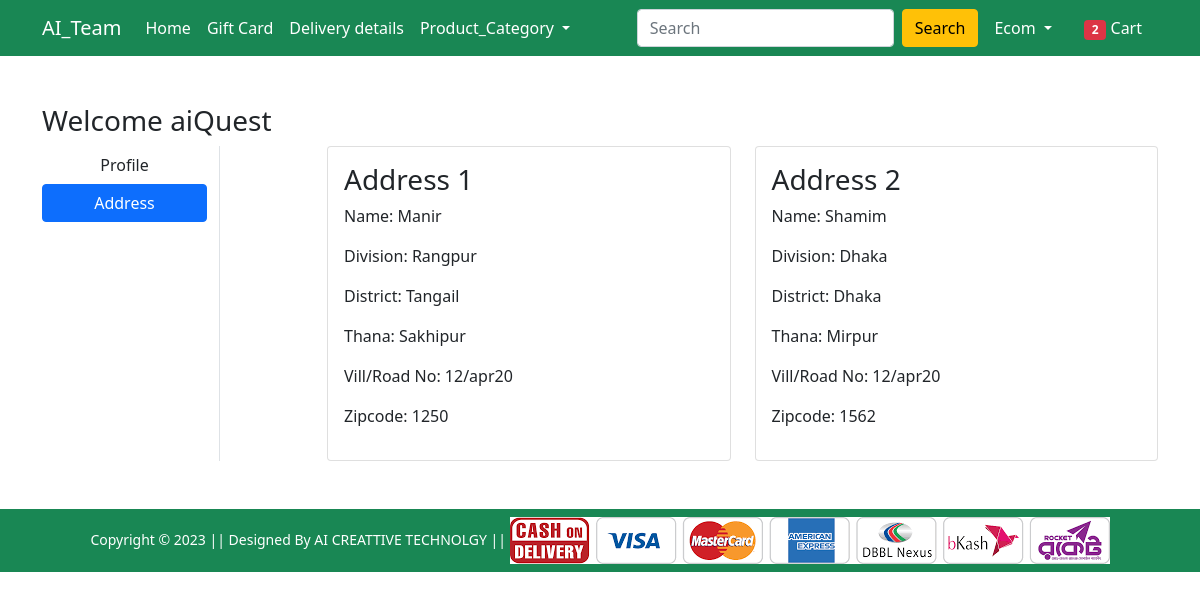
The page /address/ (signed in) on the database its author committed.
### Shop/models.py (models this page shows, shortened)
class Customer(models.Model):
    user = models.ForeignKey(User, on_delete=models.CASCADE)
    name = models.CharField(max_length=200)
    division = models.CharField(choices=DIVISION_CHOICES, max_length=50)
    district = models.CharField(max_length=200)
    thana = models.CharField(max_length=50)
    villorroad = models.CharField(max_length=50)
    zipcode = models.IntegerField()

### Shop/views.py (the view)
# urls.py: path('address/', views.address, name='address'),
@login_required
def address(request):
    totalitem = 0
    add = Customer.objects.filter(user=request.user)
    if request.user.is_authenticated:
        totalitem = len(Cart.objects.filter(user=request.user))
    return render(request, 'Shop/address.html', {'add':add, 'active':'btn-primary','totalitem':totalitem})

### Shop/templates/Shop/address.html (shortened to what this page needs)
{% extends 'Shop/base.html' %}
{% load static %}
{% block main-content %}
<div class="container my-5">
    <div class="row">
        <h3>Welcome aiQuest</h3>
        <div class="col-sm-2 border-end">
            <ul class="list-unstyled">
                <li class="d-grid"><a href="{% url 'profile' %}" class="btn">Profile</a></li>
                <li class="d-grid"><a href="{% url 'address' %}" class="btn {{active}}">Address</a></li>
            </ul>
        </div>
        <div class="col-sm-9 offset-sm-1">
            <div class="row">
                {% for ad in add %}
                <div class="col-sm-6">
                    <div class="card">
                        <div class="card-body">
                            <h3>Address {{forloop.counter}}</h3>
                            <p>Name: {{ad.name}}</p>
                            <p>Division: {{ad.division}}</p>
                            <p>District: {{ad.district}}</p>
                            <p>Thana: {{ad.thana}}</p>
                            <p>Vill/Road No: {{ad.villorroad}}</p>
                            <p>Zipcode: {{ad.zipcode}}</p>
                        </div>
                    </div>
                </div>
                {% endfor %}
            </div>
        </div>
    </div>
</div>
{% endblock main-content %}

### Shop/templates/Shop/base.html (shortened to what this page needs)
<!doctype html>
{% load static %}
<html lang="en">
<head>
    <link href="https://cdn.jsdelivr.net/npm/bootstrap@5.0.0-beta1/dist/css/bootstrap.min.css" rel="stylesheet"
>
    <link rel="stylesheet" href="{% static 'Shop/css/owl.carousel.min.css' %}">
    <link rel="stylesheet" href="{% static 'Shop/css/all.min.css' %}">
    <link rel="stylesheet" href="{% static 'Shop/css/style.css' %}">
</head>
<body>
    <nav class="navbar navbar-expand-lg navbar-dark bg-success">
        <div class="container">
            <a class="navbar-brand" href="/">AI_Team</a>
            <div class="collapse navbar-collapse" id="navbarSupportedContent">
                <ul class="navbar-nav me-auto mb-2 mb-lg-0">
                    <li class="nav-item">
                        <a class="nav-link active" aria-current="page" href="/">Home</a>
                    </li>
                    <li class="nav-item">
                        <a class="nav-link active" aria-current="page" href="#">Gift Card</a>
                    </li>
                    <li class="nav-item">
                        <a class="nav-link active" aria-current="page" href="#">Delivery details</a>
                    </li>
                    <li class="nav-item dropdown">
                        <a class="nav-link dropdown-toggle text-white" href="#" id="electronicsDropdown" role="button"
                            data-bs-toggle="dropdown" aria-expanded="false">
                            Product_Category
                        </a>
                    </li>
                </ul>
                <form class="d-flex">
                    <input class="form-control me-2" type="search" placeholder="Search" aria-label="Search">
                    <button class="btn btn-warning" type="submit">Search</button>
                </form>
                <div>
                    <ul class="navbar-nav me-auto mb-2 mb-lg-0">
                        {% if request.user.is_authenticated %}
                        <li class="nav-item dropdown mx-2">
                            <a class="nav-link dropdown-toggle text-white" href="#" id="profileDropdown" role="button"
                                data-bs-toggle="dropdown" aria-expanded="false">
                                {{request.user.username|capfirst}}
                            </a>
                        </li>
                        <li class="nav-item mx-2">
                            <a href="{% url 'showcart' %}" class="nav-link text-white"><span
                                    class="badge bg-danger">{{totalitem}}</span> Cart </a>
                        </li>
                        {% endif %}
                    </ul>
                </div>
            </div>
        </div>
    </nav>
    {% block main-content %} {% endblock main-content %}
    <footer class="container-fluid bg-success text-center p-2 mt-5">
        <small class="text-white">Copyright &copy; 2023 || Designed By AI CREATTIVE TECHNOLGY || </small>
        <img src="{% static 'Shop/images/paymentlogo.png' %}" alt="" srcset="" class="img-fluid" height="2px">
    </footer>
</body>
</html>

### rows shown on the page
Customer: name "Manir", division "Rangpur", district "Tangail", thana "Sakhipur", villorroad "12/apr20", zipcode "1250"
Customer: name "Shamim", division "Dhaka", district "Dhaka", thana "Mirpur", villorroad "12/apr20", zipcode "1562"

### other values the page prints
{{ request.user.username|capfirst }} "Ecom"
{{ totalitem }} "2"
